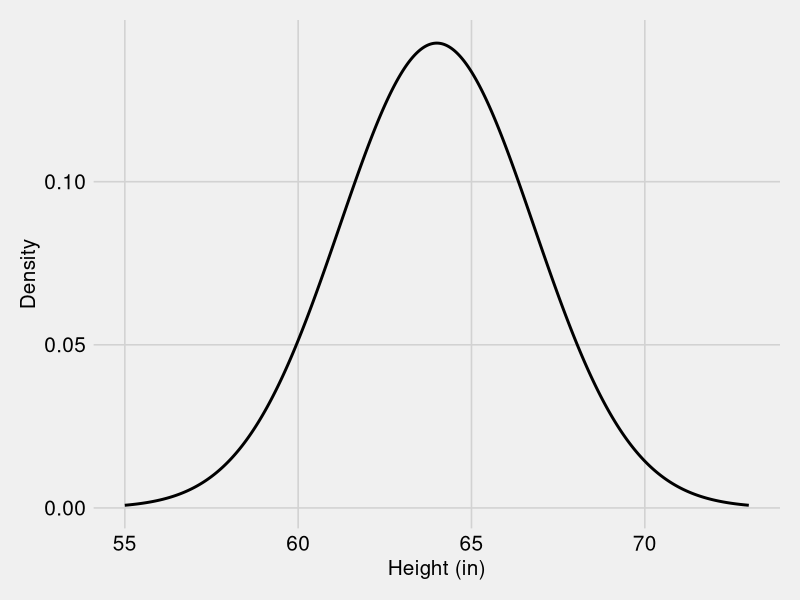
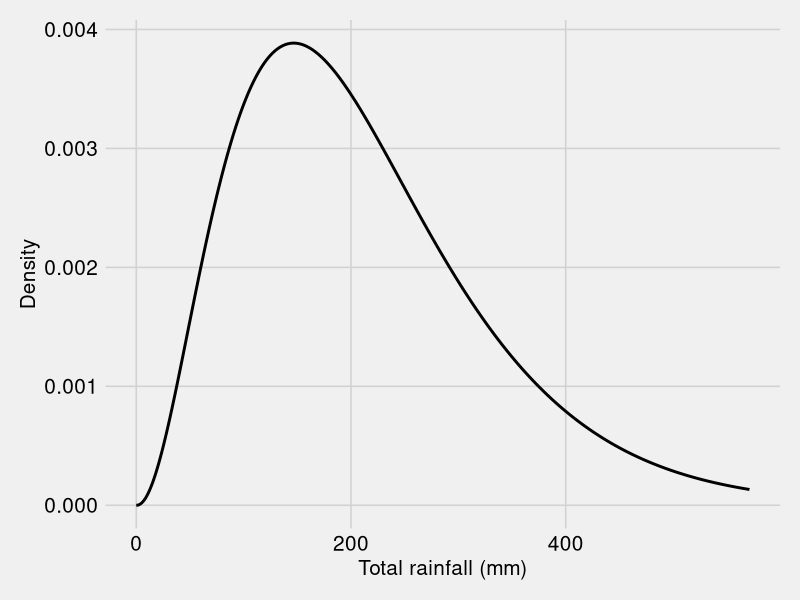
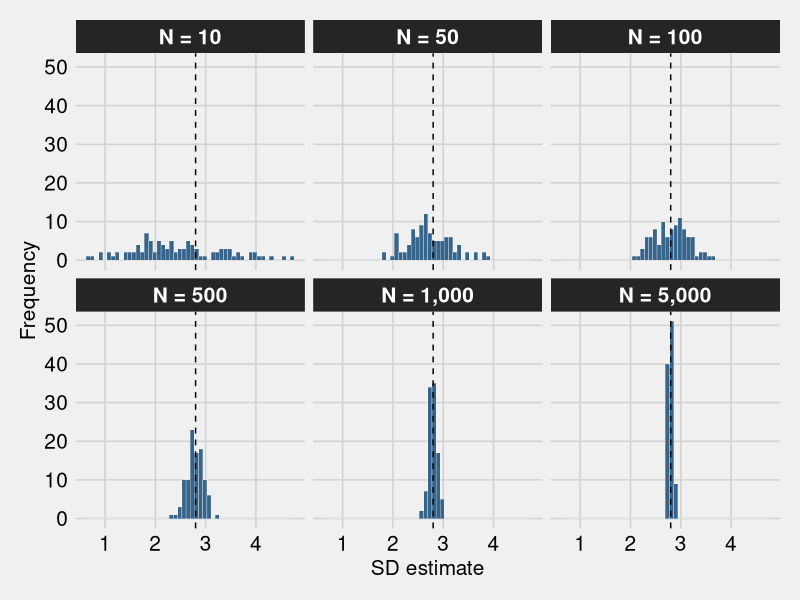
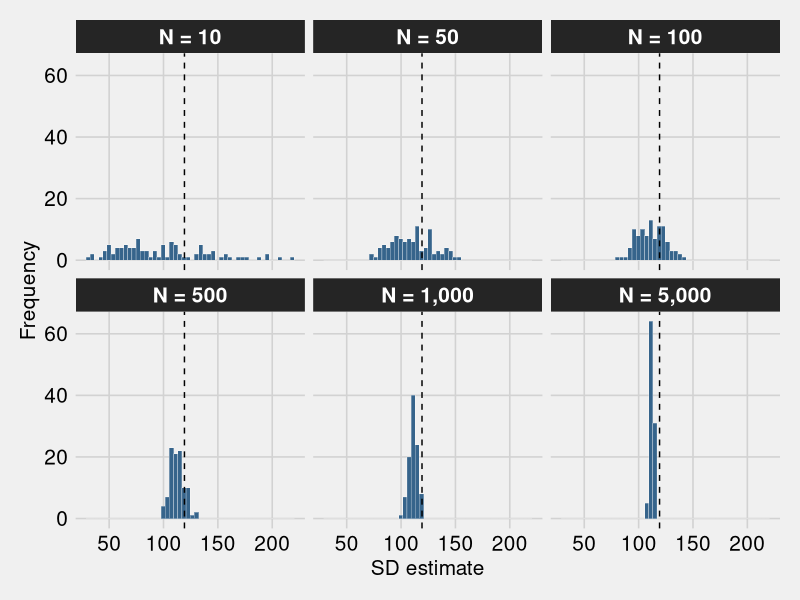
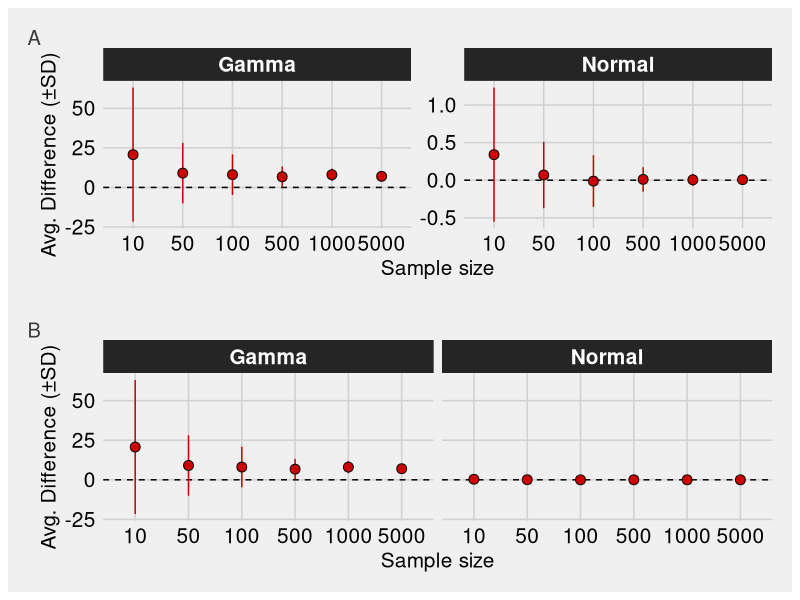

R code for these plots, in order:
# -- Libraries
library(patchwork)
library(ggthemes)
library(ggplot2)
library(stringr)
library(purrr)
library(dplyr)
library(tidyr)

# -- Parameters for the Normal distibution
mu <- 64
sd <- 2.8

# -- Support for the Normal density
x <- seq(floor(mu - 3*sd), ceiling(mu + 3*sd), by = 0.001)
y <- dnorm(x=x, mean=mu, sd=sd)

# -- Viz the Normal distribution
tibble(x, y) %>%
  ggplot(aes(x = x, y = y)) +
  geom_line(lwd = 1) +
  labs(x = "Height (in)",
       y = "Density") +
  theme_fivethirtyeight() +
  theme(axis.text = element_text(size  = 15,
                                 color = "black"),
        axis.title = element_text(size  = 15,
                                  color = "black"))

# -- Parameters for the Gamma distribution
shape <- 3.2
rate  <- 0.015

x <- seq(0, (shape/rate) + 3*sqrt(shape/rate^2), by = 0.01)
y <- dgamma(x = x, shape = shape, rate = rate)

# -- Viz the Gamma distribution
tibble(x, y) %>%
  ggplot(aes(x = x, y = y)) +
  geom_line(lwd = 1) +
  labs(x = "Total rainfall (mm)",
       y = "Density") +
  theme_fivethirtyeight() +
  theme(axis.text = element_text(size  = 15,
                                 color = "black"),
        axis.title = element_text(size  = 15,
                                  color = "black"))

# -- Get true SDs
true_normal_sd <- sd
true_gamma_sd  <- sqrt(shape / rate^2)

# -- Function to estimate SD from IQR
sd_from_iqr <- function(mu, sd, shape, rate, n) {
  # -- Get standard normal IQR
  iqr_z <- qnorm(0.75) - qnorm(0.25)
  
  # -- Sample from Gaussian distribution
  Xn <- rnorm(n=n, mean=mu, sd=sd)
  
  # -- Sample from Exponential distribution
  Xg <- rgamma(n=n, shape = shape, rate = rate)
  
  # -- Get IQR
  iqr_xn <- IQR(Xn)
  iqr_xg <- IQR(Xg)
  
  # -- Get estimate of SD
  sdn_estimate <- iqr_xn / iqr_z
  sdg_estimate <- iqr_xg / iqr_z
  
  # -- Data to return
  df <- tibble(sd_from_normal = sdn_estimate, sd_from_gamma = sdg_estimate, ssize = n)
  
  # -- Return
  return(df)
}

# -- Vector of sample size
n_vec <- c(10, 50, 100, 500, 1000, 5000)

# -- Number of times we will sample from distributions
R <- 100

# -- For reproducibility
set.seed(54345)

# -- Iterate of sample size vector
sim_dat <- map_df(n_vec, function(n) {
  
  # -- Iterate over R
  map_df(1:R, function(r) {
  
    # -- Call the function
    sd_from_iqr(mu=mu, sd=sd, shape=shape, rate=rate, n=n) %>%
      # -- Add iteration tag
      mutate(iteration = r)
  })
}) %>%
  pivot_longer(cols = 1:2, names_to = "distribution", values_to = "estimate") %>%
  mutate(distribution = ifelse(str_detect(distribution, "normal"), "Normal", "Gamma"),
         true_sd      = ifelse(distribution == "Normal", true_normal_sd, true_gamma_sd))

# -- Viz the estimates from Normal density
sim_dat %>%
  filter(distribution == "Normal") %>%
  ggplot(aes(x = estimate)) +
  facet_wrap(~ssize,
             labeller = as_labeller(c("10"   = "N = 10",
                                      "50"   = "N = 50",
                                      "100"  = "N = 100",
                                      "500"  = "N = 500",
                                      "1000" = "N = 1,000",
                                      "5000" = "N = 5,000"))) +
  geom_histogram(bins  = 50,
                 color = "white",
                 lwd   = 0.10,
                 fill  = "steelblue4") +
  geom_vline(xintercept = true_normal_sd,
             linetype   = 2) +
  labs(x = "SD estimate",
       y = "Frequency") +
  theme_fivethirtyeight() +
  theme(axis.text = element_text(size  = 15,
                                 color = "black"),
        axis.title = element_text(size  = 15,
                                  color = "black"),
        strip.background = element_rect(fill = "#252525"),
        strip.text = element_text(size  = 15,
                                  face = "bold",
                                  color = "white"))

# -- Viz the estimates from Gamma density
sim_dat %>%
  filter(distribution == "Gamma") %>%
  ggplot(aes(x = estimate)) +
  facet_wrap(~ssize,
             labeller = as_labeller(c("10"   = "N = 10",
                                      "50"   = "N = 50",
                                      "100"  = "N = 100",
                                      "500"  = "N = 500",
                                      "1000" = "N = 1,000",
                                      "5000" = "N = 5,000"))) +
  geom_histogram(bins  = 50,
                 color = "white",
                 lwd   = 0.10,
                 fill  = "steelblue4") +
  geom_vline(xintercept = true_gamma_sd,
             linetype   = 2) +
  labs(x = "SD estimate",
       y = "Frequency") +
  theme_fivethirtyeight() +
  theme(axis.text = element_text(size  = 15,
                                 color = "black"),
        axis.title = element_text(size  = 15,
                                  color = "black"),
        strip.background = element_rect(fill = "#252525"),
        strip.text = element_text(size  = 15,
                                  face = "bold",
                                  color = "white"))

# -- Get summary statistics
summary_stats <- sim_dat %>%
  mutate(difference = true_sd - estimate) %>%
  group_by(distribution, ssize) %>%
  summarize(avg_estimate   = mean(estimate),
            std_estimate   = sd(estimate),
            avg_difference = mean(difference),
            std_difference = sd(difference),
            .groups = "drop") %>%
  mutate_if(is.numeric, round, 3) %>%
  mutate(estimate   = paste0(avg_estimate, " (", std_estimate, ")"),
         difference = paste0(avg_difference, " (", std_difference, ")"))

# -- Viz the average difference (free axes)
p1 <- summary_stats %>%
  ggplot(aes(x=factor(ssize), y=avg_difference)) +
  facet_wrap(~distribution, scales = "free") +
  geom_hline(yintercept = 0, 
             linetype   = 2) +
  geom_errorbar(aes(ymin = avg_difference - std_difference,
                    ymax = avg_difference + std_difference),
                color = "red3",
                width = NA) +
  geom_point(shape = 21,
             size  = 3,
             color = "black",
             fill  = "red3") +
  labs(x = "Sample size",
       y = "Avg. Difference (±SD)") +
  theme_fivethirtyeight() +
  theme(axis.text = element_text(size  = 15,
                                 color = "black"),
        axis.title = element_text(size  = 15,
                                  color = "black"),
        strip.background = element_rect(fill = "#252525"),
        strip.text = element_text(size  = 15,
                                  face = "bold",
                                  color = "white"))

# -- Viz the average difference (fixed axes)
p2 <- summary_stats %>%
  ggplot(aes(x=factor(ssize), y=avg_difference)) +
  facet_wrap(~distribution) +
  geom_hline(yintercept = 0, 
             linetype   = 2) +
  geom_errorbar(aes(ymin = avg_difference - std_difference,
                    ymax = avg_difference + std_difference),
                color = "red3",
                width = NA) +
  geom_point(shape = 21,
             size  = 3,
             color = "black",
             fill  = "red3") +
  labs(x = "Sample size",
       y = "Avg. Difference (±SD)") +
  theme_fivethirtyeight() +
  theme(axis.text = element_text(size  = 15,
                                 color = "black"),
        axis.title = element_text(size  = 15,
                                  color = "black"),
        strip.background = element_rect(fill = "#252525"),
        strip.text = element_text(size  = 15,
                                  face = "bold",
                                  color = "white"))

# -- Viz combined figure.
(p1 / p2) +
  plot_annotation(tag_levels = "A")

# -- Summary statistics of estimates
summary_stats %>%
  select(distribution, ssize, estimate) %>%
  pivot_wider(names_from = ssize, values_from = estimate)

# -- Summary statistics of differences
summary_stats %>%
  select(distribution, ssize, difference) %>%
  pivot_wider(names_from = ssize, values_from = difference)


















